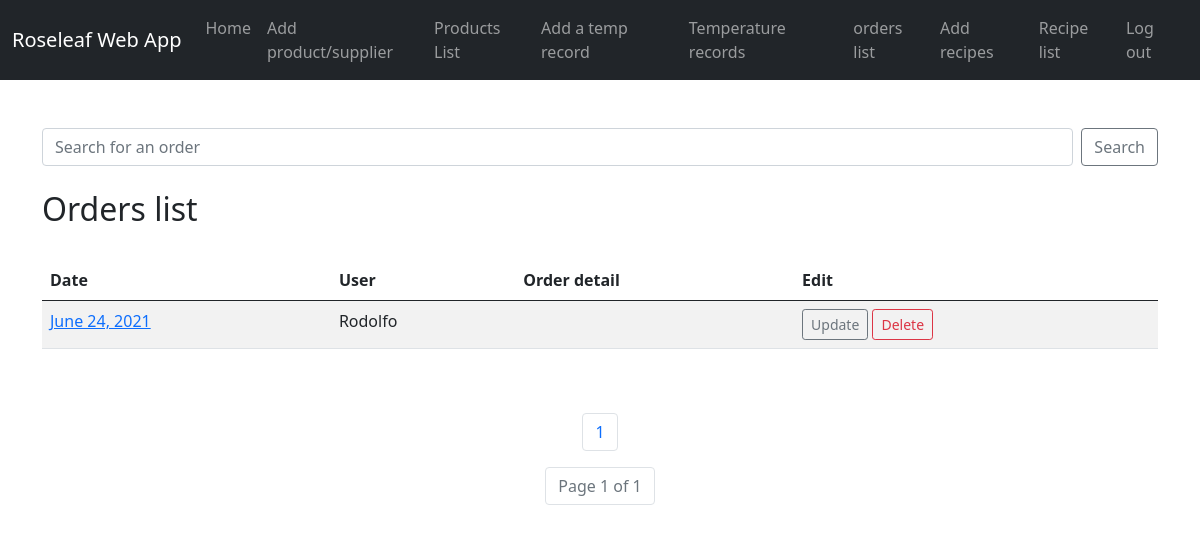
/orders/, run on an earlier commit of the app's database.
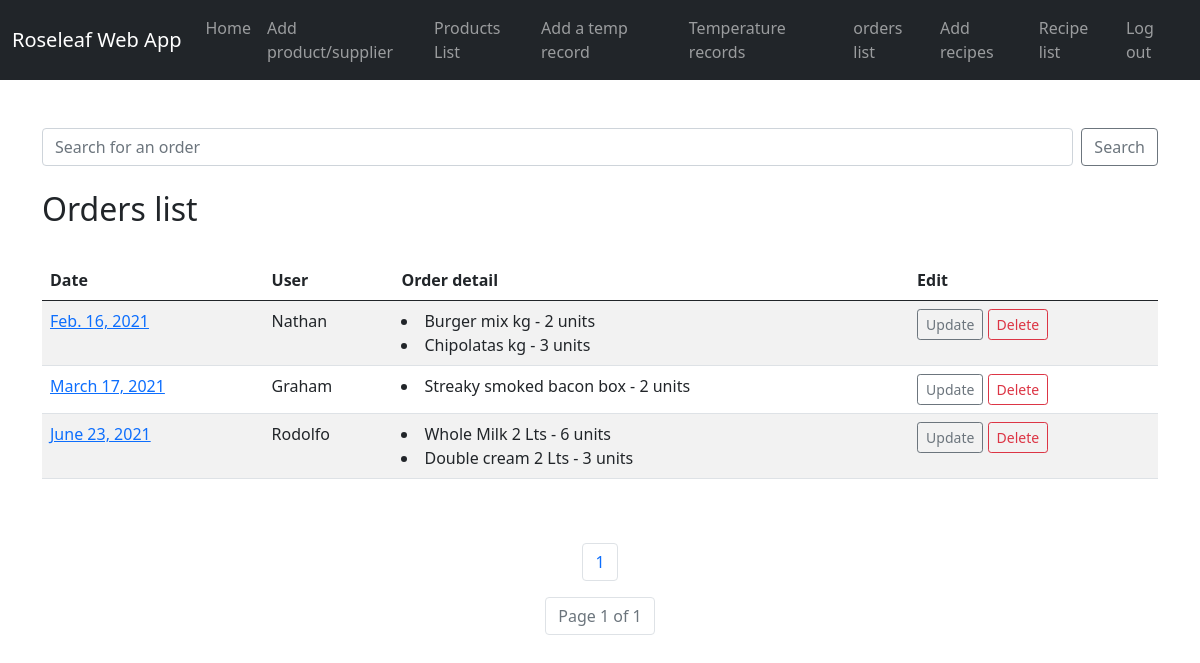
And on a later commit of the database.
### roseleaf_app/models.py (models this page shows, shortened)
class Order(models.Model):
    user = models.ForeignKey(Member, on_delete=models.CASCADE)
    date = models.DateField()
    order_detail = models.ManyToManyField('OrderDetail', default=None,)

class Member(models.Model):
    username = models.CharField(max_length=20)
    password = models.CharField(max_length=20)
    def __str__(self):
        return self.username

class OrderDetail(models.Model):
    product = models.ForeignKey(Product, on_delete=models.CASCADE)
    quantity = models.IntegerField()
    def __str__(self):
        return str(self.product.name) + ' - ' + str(self.quantity) + ' units'

class Product(models.Model):
    supplier = models.ForeignKey(Supplier, on_delete=models.CASCADE)
    name = models.CharField(max_length=50)
    product_type = models.ForeignKey(ProductType, on_delete=models.CASCADE)
    area = models.ForeignKey(Area, on_delete=models.CASCADE)
    price = models.DecimalField(max_digits=4, decimal_places=2)

### roseleaf_app/views.py (the view)
# urls.py: path('orders/', views.orders, name='orders'),
def orders(request):
    orders_list = Order.objects.all()
    p = Paginator(Order.objects.all().order_by('date'), 8)
    page = request.GET.get('page')
    orders_page = p.get_page(page)
    nums = 'a' * orders_page.paginator.num_pages
    return render(request, 'roseleaf_app/orders.html',
                  {'orders_list' : orders_list,
                   'orders_page' : orders_page,
                   'nums': nums})

### roseleaf_app/templates/roseleaf_app/orders.html (shortened to what this page needs)
{% extends 'roseleaf_app/base.html' %}
{% block content %}
<br><br>
    <form class="d-flex" method="post" action="">
        <input class="form-control me-2" type="search"
               placeholder="Search for an order" aria-label="Search" name="searched">
        <button class="btn btn-outline-secondary" type="submit">Search</button>
    </form>
    <br/>
    <h2>Orders list</h2>
    <br>
    <table class="table table-hover table-striped ">
    <thead>
            <tr>
                <th scope="col">Date</th>
                <th scope="col">User</th>
                <th scope="col">Order detail</th>
                <th scope="col">Edit</th>
            </tr>
        </thead>
    {% for order in orders_page %}
        <tr>
            <td><a href="">{{ order.date }}</a></td>
            <td>{{ order.user }}</td>
            <td>
                {% for i in order.order_detail.all %}
                    <li>{{ i }}</li>
                {% endfor %}
            </td>
            <td><a href=""
                   class="btn btn-outline-secondary btn-sm"> Update </a>
                <a href=""
                   class="btn btn-outline-danger btn-sm"> Delete  </a>
            </td>
        </tr>
    {% endfor %}
    </table>
    <br><br>
    <nav aria-label="Page navigation example">
    <ul class="pagination justify-content-center">
    {% for i in nums %}
        <li class="page-item"><a class="page-link" href="?page={{ forloop.counter }}">{{ forloop.counter }}</a></li>
    {% endfor %}
    </ul>
    <ul class="pagination justify-content-center">
    <li class="page-item disabled"><a class="page-link" href="#">Page {{ orders_page.number }} of {{ orders_page.paginator.num_pages }}</a></li>
    </ul>
    </nav>
{% endblock %}

### roseleaf_app/templates/roseleaf_app/base.html (shortened to what this page needs)
<!doctype html>
<html lang="en">
  <head>
    <link href="https://cdn.jsdelivr.net/npm/bootstrap@5.0.0-beta2/dist/css/bootstrap.min.css" rel="stylesheet">
  </head>
  <body>
  <nav class="navbar navbar-expand-lg navbar-dark bg-dark">
  <div class="container-fluid">
    <a class="navbar-brand" href="{% url 'home' %}">Roseleaf Web App</a>
    <div class="collapse navbar-collapse" id="navbarNavAltMarkup">
      <div class="navbar-nav">
          <a class="nav-link" aria-current="page" href="{% url 'home' %}">Home</a>
          <a class="nav-link" href="{% url 'new_product' %}">Add product/supplier</a>
          <a class="nav-link" href="{% url 'products' %}">Products List</a>
          <a class="nav-link" href="{% url 'temperatures' %}">Add a temp record</a>
          <a class="nav-link" href="{% url 'temp_records' %}">Temperature records</a>
          <a class="nav-link" href="{% url 'orders' %}">orders list</a>
          <a class="nav-link" href="{% url 'new_recipe' %}">Add recipes</a>
          <a class="nav-link" href="{% url 'list_recipes' %}">Recipe list</a>
          <a class="nav-link" href="#">Log out</a>
      </div>
    </div>
  </div>
</nav>
    <div class="container">
        {% block content %}
        {% endblock %}
    </div>
  </body>
</html>

What changed in the data, as far as the page shows it:
removed Order: date "June 24, 2021", user "Rodolfo"
added Order: date "Feb. 16, 2021", user "Nathan"
added OrderDetail: product+quantity "Burger mix kg - 2 units", shown under "Feb. 16, 2021"
now on this page (row edited): OrderDetail: product+quantity "Chipolatas kg - 3 units", shown under "Feb. 16, 2021"
added Order: date "March 17, 2021", user "Graham"
added OrderDetail: product+quantity "Streaky smoked bacon box - 2 units", shown under "March 17, 2021"
added Order: date "June 23, 2021", user "Rodolfo"
added OrderDetail: product+quantity "Whole Milk 2 Lts - 6 units", shown under "June 23, 2021"
added OrderDetail: product+quantity "Double cream 2 Lts - 3 units", shown under "June 23, 2021"
